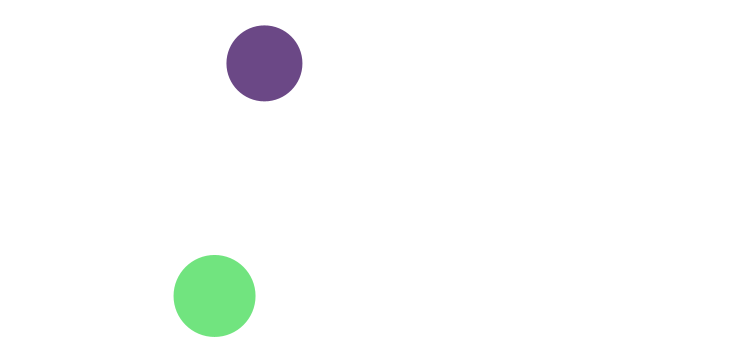
Frame 1 (no input)
Frame 60 (the mouse pressed at the canvas centre just before this capture): identical to frame 1, image omitted
Frame 120 (the mouse held since frame 60 and released just before this capture): identical to frame 1, image omitted

The Processing sketch that drew this single still picture (run headless with seeded random() and noise(); from frame 60 on, the mouse is pressed at the canvas centre):

// Processing sketch: sketch06
// ── sketch06.pde
Ball b1, b2;

void setup() {
  size(750, 350);
  // size()使用後にBall()を呼び出す
  b1 = new Ball();
  b2 = new Ball();
}

void draw() {
  background(255);

  noStroke();
  // b1を描画
  fill(b1.c);
  ellipse(b1.x, b1.y, b1.radius*2, b1.radius*2);
  // b2を描画
  fill(b2.c);
  ellipse(b2.x, b2.y, b2.radius*2, b2.radius*2);
}

class Ball {
  // フィールド
  float x, y;
  int radius;
  color c;

  // コンストラクタ
  Ball() {
    // フィールドの代入処理
    radius = (int)random(25, 50);
    x = random(radius, width-radius);
    y = random(radius, height-radius);
    c = color(random(255), random(255), random(255), random(128, 255));
  }
}
